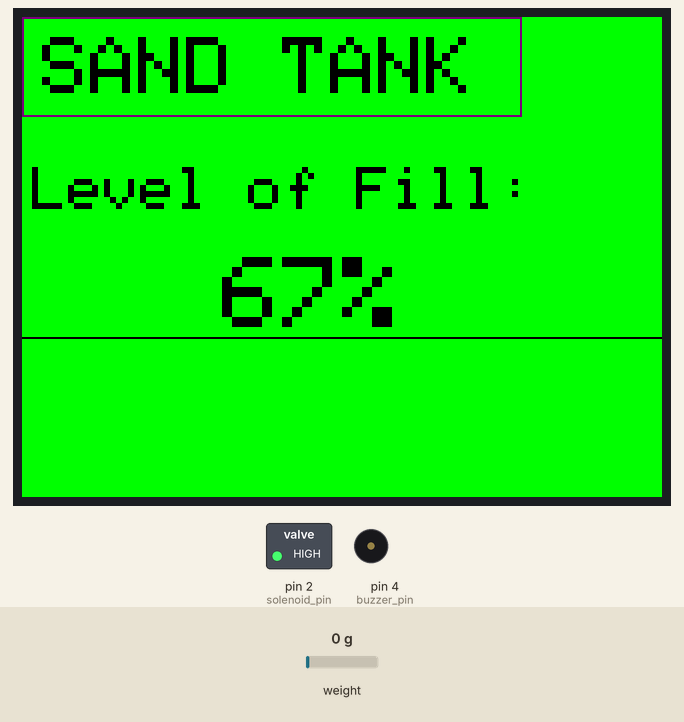
Simulated run of this sketch. Board: Arduino Uno, built with avr-gcc and run on an emulated ATmega328P. On the bench: 320×240 colour display, switched loads named in the sketch (green lamp = pin HIGH), buzzer (waves = sounding, pin HIGH). The test bench sets the inputs (shaded band); at power-on: weight on the scale 0 g.

Above: at 6.7 s.
6.8 s: weight on the scale set to 1250 g
At 11.0 s:
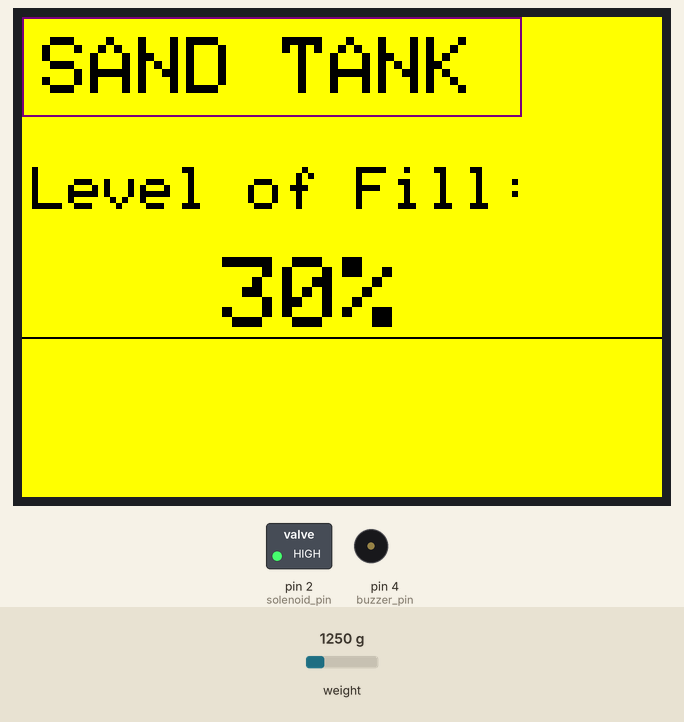
11.3 s: weight on the scale set to 1689 g
At 13.1 s:
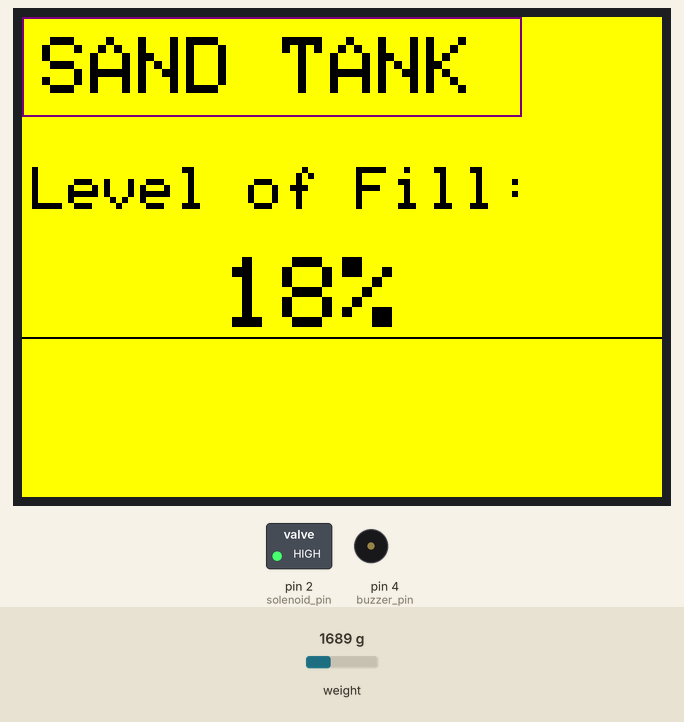
14.1 s: weight on the scale set to 1822 g
At 16.7 s:
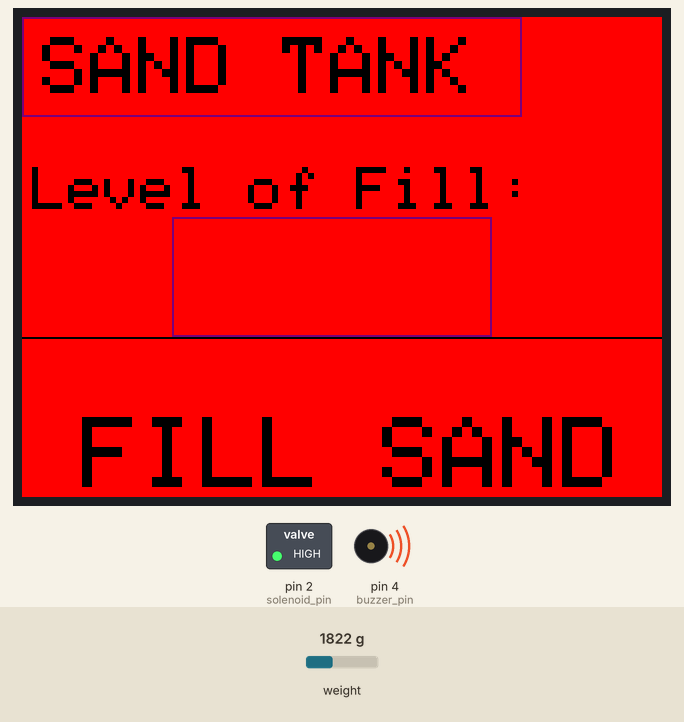
19.9 s: weight on the scale set to 2040 g
26.0 s: weight on the scale set to 2173 g
At 32.5 s:
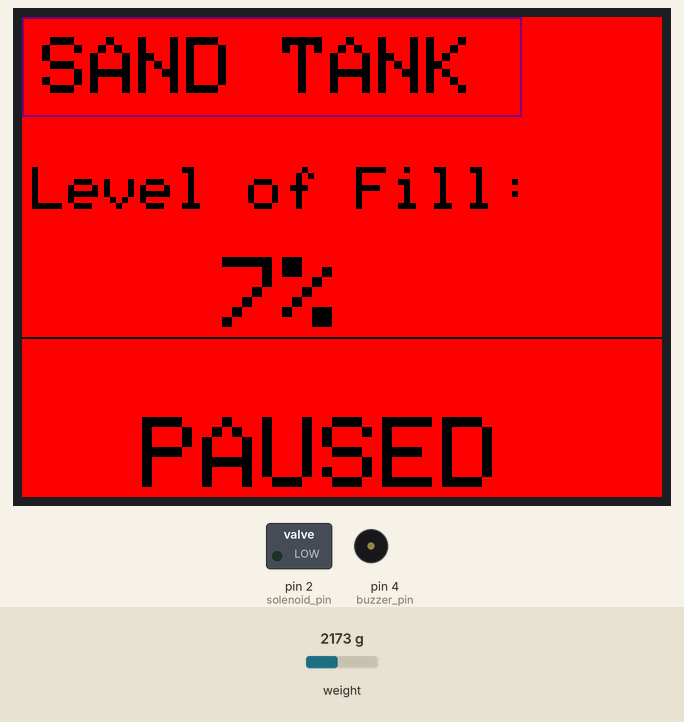
41.5 s: weight on the scale set to 100 g
At 48.3 s:
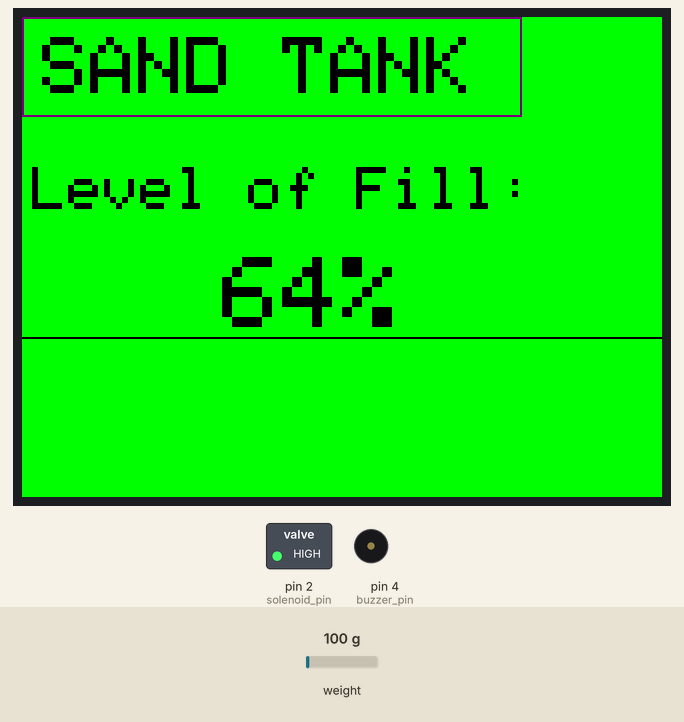
Timing chart, 0 to 48.6 s (numbered marks = the images above; inputs shaded):
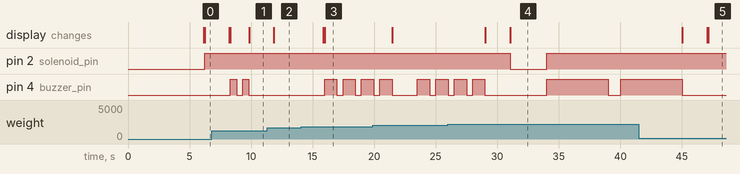

Measured:
- the behaviour switches between 1760 and 1761 g on weight on the scale (found by bisection; images 2 and 3)
- the behaviour switches between 2104 and 2105 g on weight on the scale (found by bisection; images 3 and 4)
- after the input at 6.8 s, pin 4 (buzzer_pin): alternates HIGH for 0.50 s and LOW for 0.50 s, 4 changes in all, then stays LOW, starting after 1.5 s; the display: first changes after 1.4 s (image 1 shows a later state)
- after the input at 11.3 s, the display: changes after 0.55 s (image 2)
- after the input at 14.1 s, pin 4 (buzzer_pin): alternates HIGH for 1.0 s and LOW for 0.50 s, starting after 1.9 s; the display: first changes after 1.8 s (image 3 shows a later state)
- after the input at 26.0 s, pin 2 (solenoid_pin): HIGH → LOW after 5.1 s, → HIGH 3.0 s later; the display: first differs from a run without the input after 5.1 s (image 4)
- after the input at 41.5 s, the display: first differs from a run without the input after 5.6 s (image 5 shows a later state)

The sketch:

sand_fill_indicator.ino
```cpp
// (licence header left out)
// Libraries for LCD control and Load Cell input
#include "SPI.h"
#include "Adafruit_GFX.h"
#include "Adafruit_ILI9341.h"
#include "HX711.h"

//Defining pins for LCD
#define TFT_DC 10
#define TFT_CS 8
#define TFT_reset 9

// HX711 circuit wiring (Load Cells)
const int LOADCELL_DOUT_PIN = A4;
const int LOADCELL_SCK_PIN = A5;
const long r_weight_measured = 1443688;
const long r_weight = 155;

//Pin for solenoid on/off control
const int solenoid_pin = 2;
const int buzzer_pin = 4;
const int button_pin = 3;
//Store current background color
int color = 0;

//Boolean to track if solenoid has fired (to prevent burnout)
bool fired = false;

//Initializing the load cells
HX711 scale;

//intializing the LCD
Adafruit_ILI9341 tft = Adafruit_ILI9341(TFT_CS, TFT_DC, TFT_reset);


void setup() {
  //Set baud rate

  pinMode(solenoid_pin, OUTPUT);
  Serial.begin(9600);


  tft.begin();
  tft.setRotation(3);

  scale.begin(LOADCELL_DOUT_PIN, LOADCELL_SCK_PIN);
  //delay for 5 seconds to make sure the load cells have enough time to initialize.
  delay(5000);

  pinMode(buzzer_pin, OUTPUT);
  pinMode(button_pin, INPUT);


}

void loop() {

  check_scale();
  delay(1000);

}


unsigned long print_text()
{
  //The below code deals with all other text on the screen and lines/shapes.
  tft.setCursor(10,10);
  tft.setTextSize(4);
  tft.print("SAND TANK");
  tft.drawRect(0,0,250,50,ILI9341_PURPLE);
  tft.setCursor(5,75);
  tft.setTextSize(3);
  tft.print("Level of Fill:");
  tft.drawRect(75,100,160,60,ILI9341_PURPLE);
  tft.drawLine(0, 160, 320, 160, ILI9341_BLACK);
}


void yellow_buzzer()
{
  digitalWrite(buzzer_pin, HIGH);
  delay(500);
  digitalWrite(buzzer_pin, LOW);
  delay(500);
  digitalWrite(buzzer_pin, HIGH);
  delay(500);
  digitalWrite(buzzer_pin, LOW);
}

void red_buzzer()
{
  digitalWrite(buzzer_pin, HIGH);
  delay(1000);
  digitalWrite(buzzer_pin, LOW);
  delay(500);
  digitalWrite(buzzer_pin, HIGH);
  delay(1000);
  digitalWrite(buzzer_pin, LOW);
  delay(500);
  digitalWrite(buzzer_pin, HIGH);
  delay(1000);
  digitalWrite(buzzer_pin, LOW);
  delay(500);
  digitalWrite(buzzer_pin, HIGH);
  delay(1000);
  digitalWrite(buzzer_pin, LOW);
}

void paused_buzzer()
{
  digitalWrite(buzzer_pin, HIGH);
  delay(5000);
  digitalWrite(buzzer_pin, LOW);
  delay(1000);
  digitalWrite(buzzer_pin, HIGH);
  delay(5000);
  digitalWrite(buzzer_pin, LOW);
}

//check_scale() deals with calculating percentage from the raw load cell output and determining
//what color the background screen should be and what words are wrtiten on the screen.
unsigned long check_scale()
{
  float max_w = 155.0;
  //set x to the raw output from load cells from 10 reading averaged together.
  float x = scale.get_value(10);
  //Higher weight = lower value (negative) so make all values positive.
  x *= -1;
  //Divide x by the scale value to get weight.
  x = x/9314.116;
  x += 104.2;
  int y  = (x/max_w)*100;


  //Check if percentage is above 30%, if so make screen Green
  if(y > 30)
  {
    if(color != 1)
    {
      tft.fillScreen(ILI9341_GREEN);
      tft.setTextColor(ILI9341_BLACK);
      color = 1;
      print_text();
      digitalWrite(solenoid_pin, HIGH);
    }
    if(fired = true)
    {
      fired = false;
    }

  }

  //If percentage is between 15% and 30%, make screen yellow
  if(y > 15 && y <= 30)
  {
    if(color != 2)
    {
      tft.fillScreen(ILI9341_YELLOW);
      tft.setTextColor(ILI9341_BLACK);
      color = 2;
      print_text();
      digitalWrite(solenoid_pin, HIGH);
      yellow_buzzer();
    }
    if(fired = true)
    {
      fired = false;
    }

  }

  //if percentage is less than 15% make screen red and print "Fill Sand" at the bottom.
  if(y <= 15)
  {
    if(color != 3)
    {
        tft.fillScreen(ILI9341_RED);
        tft.setTextColor(ILI9341_BLACK);
        color = 3;
        print_text();

    }
    if(y <= 5)
      {
        tft.setCursor(60,200);
        tft.setTextSize(5);
        tft.drawRect(0,165,320,240,ILI9341_RED);
        tft.fillRect(0,165,320,240,ILI9341_RED);
        tft.print("PAUSED");
        if(fired == false)
        {
          digitalWrite(solenoid_pin, LOW);
          delay(3000);
          digitalWrite(solenoid_pin, HIGH);
          fired = true;
          paused_buzzer();
        }


      }
    else
      {
        tft.setCursor(30, 200);
        tft.setTextSize(5);
        tft.drawRect(0,165,320,240,ILI9341_RED);
        tft.fillRect(0,165,320,240,ILI9341_RED);
        tft.print("FILL SAND");
        digitalWrite(solenoid_pin, HIGH);
        red_buzzer();
      }
  }
  if(color == 1)
  {
    tft.fillRect(75,100,160,60,ILI9341_GREEN);
  }
  else if(color == 2)
  {
    tft.fillRect(75,100,160,60,ILI9341_YELLOW);
  }
  else if(color == 3)
  {
    tft.fillRect(75,100,160,60,ILI9341_RED);
  }
  //tft.drawRect(75,100,160,60,ILI9341_PURPLE);
  tft.setCursor(100, 120);
  tft.setTextSize(5);
  tft.print(y);
  tft.print("%");
  return micros();

}
```
